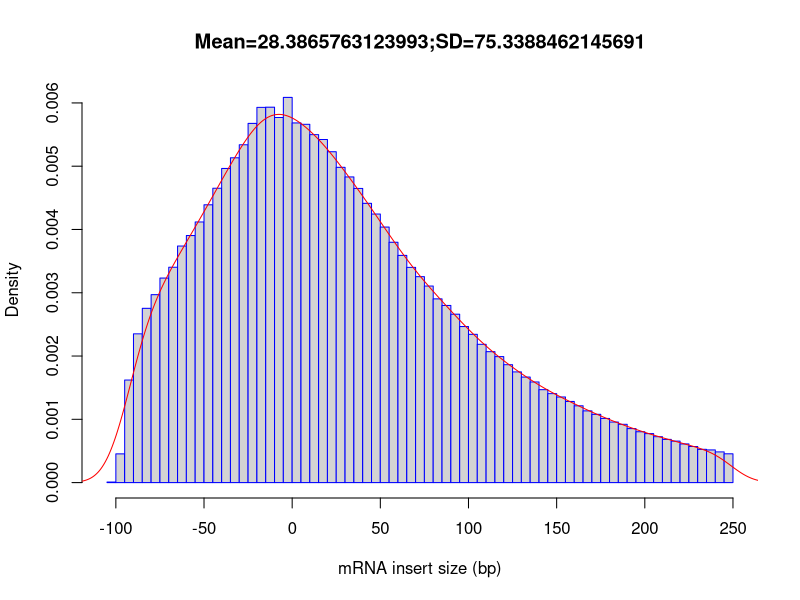

This chart was generated by the following R code:
out_file = 'CF98441'
pdf('CF98441.inner_distance_plot.pdf')
fragsize=rep(c(-247.5,-242.5,-237.5,-232.5,-227.5,-222.5,-217.5,-212.5,-207.5,-202.5,-197.5,-192.5,-187.5,-182.5,-177.5,-172.5,-167.5,-162.5,-157.5,-152.5,-147.5,-142.5,-137.5,-132.5,-127.5,-122.5,-117.5,-112.5,-107.5,-102.5,-97.5,-92.5,-87.5,-82.5,-77.5,-72.5,-67.5,-62.5,-57.5,-52.5,-47.5,-42.5,-37.5,-32.5,-27.5,-22.5,-17.5,-12.5,-7.5,-2.5,2.5,7.5,12.5,17.5,22.5,27.5,32.5,37.5,42.5,47.5,52.5,57.5,62.5,67.5,72.5,77.5,82.5,87.5,92.5,97.5,102.5,107.5,112.5,117.5,122.5,127.5,132.5,137.5,142.5,147.5,152.5,157.5,162.5,167.5,172.5,177.5,182.5,187.5,192.5,197.5,202.5,207.5,212.5,217.5,222.5,227.5,232.5,237.5,242.5,247.5),times=c(0,0,0,0,0,0,0,0,0,0,0,0,0,0,0,0,0,0,0,0,0,0,0,0,0,0,0,0,0,40,2161,7719,11196,13115,14143,15394,16208,17804,18594,19614,20906,22154,23640,24445,25425,27033,28240,28253,27477,28989,27067,26965,26187,25821,24900,23725,23003,22138,21016,20211,19232,18086,17098,16197,15498,14792,13826,13331,12672,11745,11159,10407,9853,9481,8872,8331,7941,7573,6993,6695,6443,6107,5780,5398,5138,4829,4558,4388,4065,3827,3686,3453,3252,3119,2911,2717,2503,2457,2311,2166))
frag_sd = sd(fragsize)
frag_mean = mean(fragsize)
frag_median = median(fragsize)
write(x=c("Name","Mean","Median","sd"), sep="	", file=stdout(),ncolumns=4)
write(c(out_file,frag_mean,frag_median,frag_sd),sep="	", file=stdout(),ncolumns=4)
hist(fragsize,probability=T,breaks=100,xlab="mRNA insert size (bp)",main=paste(c("Mean=",frag_mean,";","SD=",frag_sd),collapse=""),border="blue")
lines(density(fragsize,bw=10),col='red')
dev.off()
